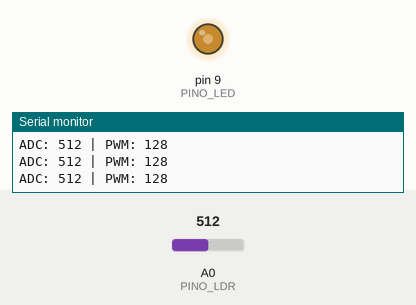
Recording of a sketch running on a simulated Arduino Uno, built with avr-gcc and run on an emulated ATmega328P. Shown: output pins drawn as LEDs (lit = HIGH), the last lines printed to the serial monitor. Inputs (shaded band) come from the test bench; at power-on: A0 (PINO_LDR) = 512.

Above: at 1.2 s.
1.3 s: A0 (PINO_LDR) set to 306
At 1.8 s:
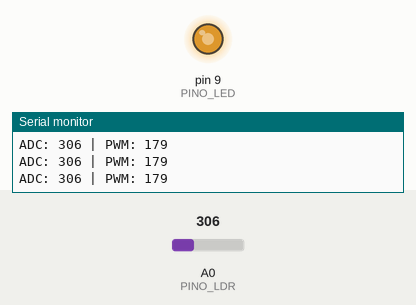
2.8 s: A0 (PINO_LDR) set to 122
At 3.3 s:
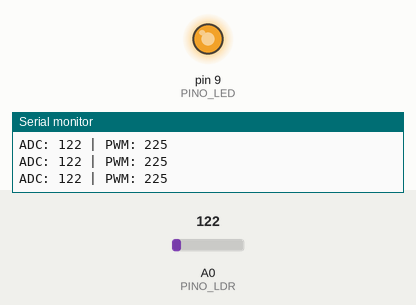
4.3 s: A0 (PINO_LDR) set to 900
At 4.7 s:
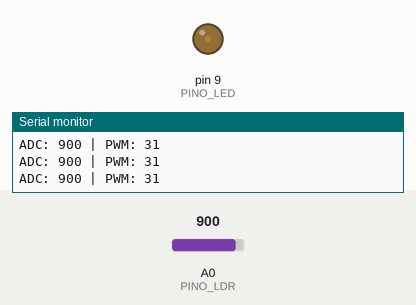
5.8 s: A0 (PINO_LDR) set to 1023
At 6.2 s:
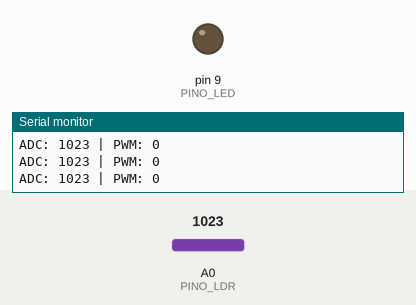
7.3 s: A0 (PINO_LDR) set to 511
At 7.6 s:
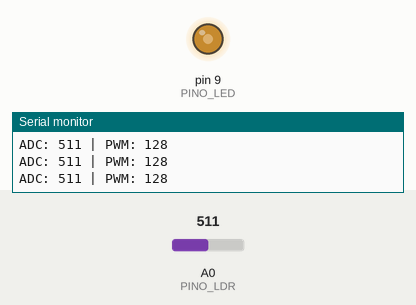
Timing chart, 0 to 9.8 s (numbered marks = the images above; inputs shaded):
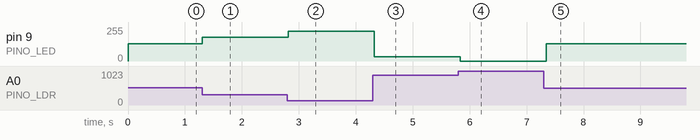

The sketch:

11_03_brilho_automatico_ldr.ino
```cpp
#define PINO_LDR A0
#define PINO_LED 9

void setup() {
  pinMode(PINO_LED, OUTPUT);
  Serial.begin(9600);
}

void loop() {
  int leitura = analogRead(PINO_LDR);
  int brilho = map(leitura, 0, 1023, 255, 0);
  analogWrite(PINO_LED, brilho);
  Serial.print("ADC: ");
  Serial.print(leitura);
  Serial.print(" | PWM: ");
  Serial.println(brilho);
  delay(100);
}
```

Measured:
- after the input at 1.3 s, pin 9 (PINO_LED): 128/255 → 179/255 at once
- after the input at 2.8 s, pin 9 (PINO_LED): 179/255 → 225/255 at once
- after the input at 4.3 s, pin 9 (PINO_LED): 225/255 → 31/255 at once
- after the input at 5.8 s, pin 9 (PINO_LED): 31/255 → 0/255 at once
- after the input at 7.3 s, pin 9 (PINO_LED): 0/255 → 128/255 at once
